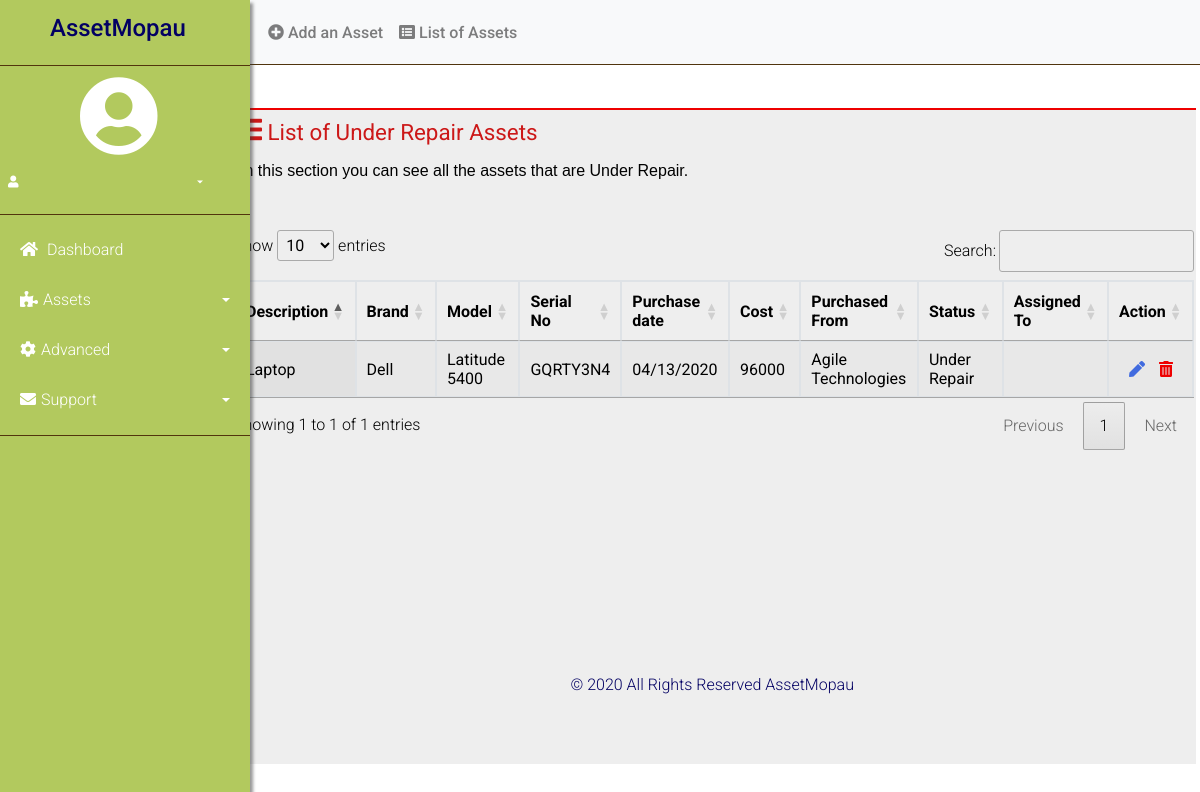
Page /underrepair.php on the committed database.
### tables this page shows
CREATE TABLE `assets` (
  `id` int(11) NOT NULL,
  `description` varchar(20) NOT NULL,
  `brand` varchar(20) NOT NULL,
  `model` varchar(20) NOT NULL,
  `serial` varchar(20) NOT NULL,
  `pdate` varchar(20) NOT NULL,
  `cost` varchar(20) NOT NULL,
  `pfrom` varchar(20) NOT NULL,
  `status` varchar(20) NOT NULL,
  `assignedto` varchar(60) NOT NULL,
  `createdby` varchar(60) NOT NULL,
  `Date_Created` datetime NOT NULL DEFAULT current_timestamp()
);

### underrepair.php (the view, shortened to what this page needs)
<?php include_once "dash-include.php";
include_once 'conn.php';
$query = "SELECT * FROM assets WHERE status='Under Repair'";
$repair_result = mysqli_query($con, $query);
 ?>
<!DOCTYPE html>
<html>
<head>
	<link rel="stylesheet" href="https://stackpath.bootstrapcdn.com/bootstrap/4.3.1/css/bootstrap.min.css">
	<link rel="stylesheet" href="https://use.fontawesome.com/releases/v5.7.2/css/all.css">
	<link rel="stylesheet" href="https://cdn.datatables.net/1.10.20/css/jquery.dataTables.min.css">
	<link rel="stylesheet" href="style.css">
	<link rel="stylesheet" href="dash.css">
	<link rel="stylesheet" href="person.css">
</head>
<body>
<div class="listcont">
<div class="listtitle">
<h3><i class="fas fa-list"></i><small> List of Under Repair Assets</small></h3>
</div><br>
<div class="listinfo">
	<p><strong>In this section you can see all the assets that are Under Repair.</strong></p>
	</div>
	<br><br><br>
<div class="listtbl">
<table id="example" class="display table-bordered" style="width:100%">
        <thead>
            <tr style="color:#000;">
				<th>Description</th>
                <th>Brand</th>
                <th>Model</th>
                <th>Serial No</th>
                <th>Purchase date</th>
                <th>Cost</th>
				<th>Purchased From</th>
				<th>Status</th>
				<th>Assigned To</th>
				<th>Action</th>
            </tr>
        </thead>
        <tbody>
		<?php
		while($rows = mysqli_fetch_assoc($repair_result))
		{
		?>
            <tr style="color:#000;">
                <td><?php echo $rows['description'];?></td>
                <td><?php echo $rows['brand'];?></td>
                <td><?php echo $rows['model'];?></td>
                <td><?php echo $rows['serial'];?></td>
                <td><?php echo $rows['pdate'];?></td>
				<td><?php echo $rows['cost'];?></td>
				<td><?php echo $rows['pfrom'];?></td>
				<td><?php echo $rows['status'];?></td>
				<td><?php echo $rows['assignedto'];?></td>
				<td>
				<a class="pen" href="assetedit.php?id=<?php echo $rows['id'];?>"" ><i class="fas fa-pen"></i></a>
				<a href="#" class="trash" data-toggle="modal" data-target="#delete" href="#"><i class="fas fa-trash-alt"></i></a>
				</td>
            </tr>
		<?php
		}
		?>
		</tbody>
</table>
</div>
<div class="listfoot">
<footer class="page-footer font-small blue pt-4">
  <div class="footer-copyright text-center py-3">&copy; 2020 All Rights Reserved AssetMopau
  </div>
</footer>
</div>
</div>
</body>
</html>

### style.css (style rules this page uses)
body { font-family: 'Roboto', sans-serif; font-size: 16px; font-weight: 300; color: #888; line-height: 30px; text-align: center; }
strong { font-weight: 500; }
a { color: #f35b3f; border-bottom: 1px dashed #; text-decoration: none; transition: all .3s; }

### person.css (style rules this page uses)
.listcont { position:absolute; margin-left:19vw; margin-top:6vh; width:80.7vw; height:82vh; text-align:left; background-color:#eeeeee; border-top: 2px solid #ee0000; transition: all .3s; }
.listtitle { position:absolute; margin-left:0.5vw; margin-top:0.8vh; color:#cc1818; }
.listinfo { position:absolute; margin-left:1vw; margin-top:2vh; font-family:Arial, Helvetica, sans-serif; color:#000; }
.listtbl { position:absolute; margin-left:0.5vw; width:80vw; color:#000; }
.listfoot { margin-top:50vh; color:#030063; }
.pen { text-decoration: none; color:#416bdf; margin-left:10px; }
.trash { text-decoration:none; color:#ee0000; margin-left:10px; }

### rows in the picture
assets: description "Laptop", brand "Dell", model "Latitude 5400", serial "GQRTY3N4", pdate "04/13/2020", cost "96000", pfrom "Agile Technologies", status "Under Repair"
